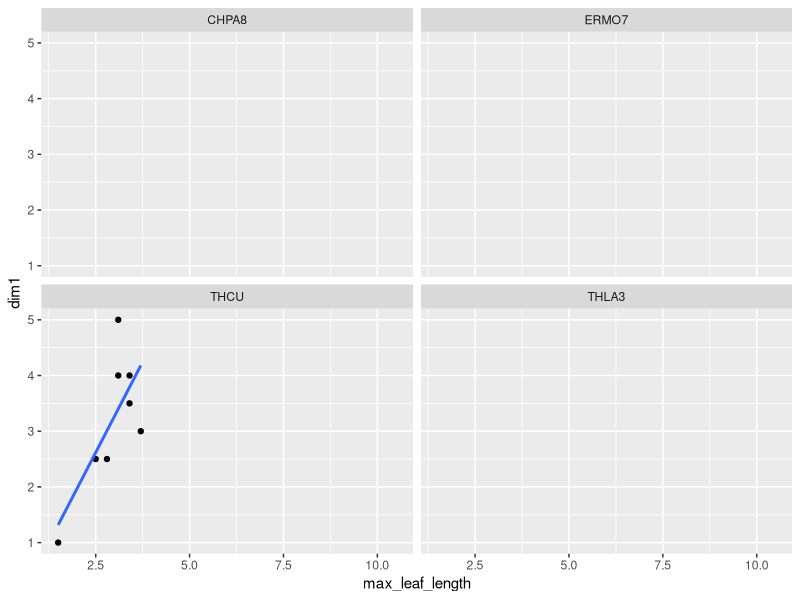

Write the R code that produced this figure.
rm(list  = ls() ) 
library(tidyverse)

traits <- read_csv('data-raw/cleaned_trait_data/clean_leaf_traits.csv')
canopy <- read_csv('data-raw/raw_trait_data/canopy_dimensions.csv')
alias <- read_csv('data-raw/alias.csv')

traits <- traits %>% 
  mutate( leaf_length_cm = ifelse( USDA_symbol %in% c( 'THLA3', 'THCU') , leaf_length_cm/10, leaf_length_cm)) %>% 
  group_by( USDA_symbol, plant_number ) %>% 
  summarise( max_leaf_length = max(leaf_length_cm, na.rm = T), 
             avg_leaf_length = mean(leaf_length_cm, na.rm = T)) 

canopy <- 
  canopy %>%  
  rename( 'alias' = species) %>% 
  left_join(alias) %>% 
  select(-alias)


traits %>% 
  filter( USDA_symbol %in% c('THLA3', 'THCU', 'CHPA8', 'ERMO7')) %>% 
  left_join(canopy %>% 
              select( -height ) %>% 
              gather( dim, value, width:length ) %>% 
              group_by( USDA_symbol, plant_number ) %>% 
              summarise( dim1 =  max( value ), dim2 = min(value) ) ) %>% 
  ggplot( aes( x = max_leaf_length, y = dim1 )) + 
  geom_point() + 
  geom_smooth(se = F, method = 'lm') + 
  facet_wrap( ~ USDA_symbol)

